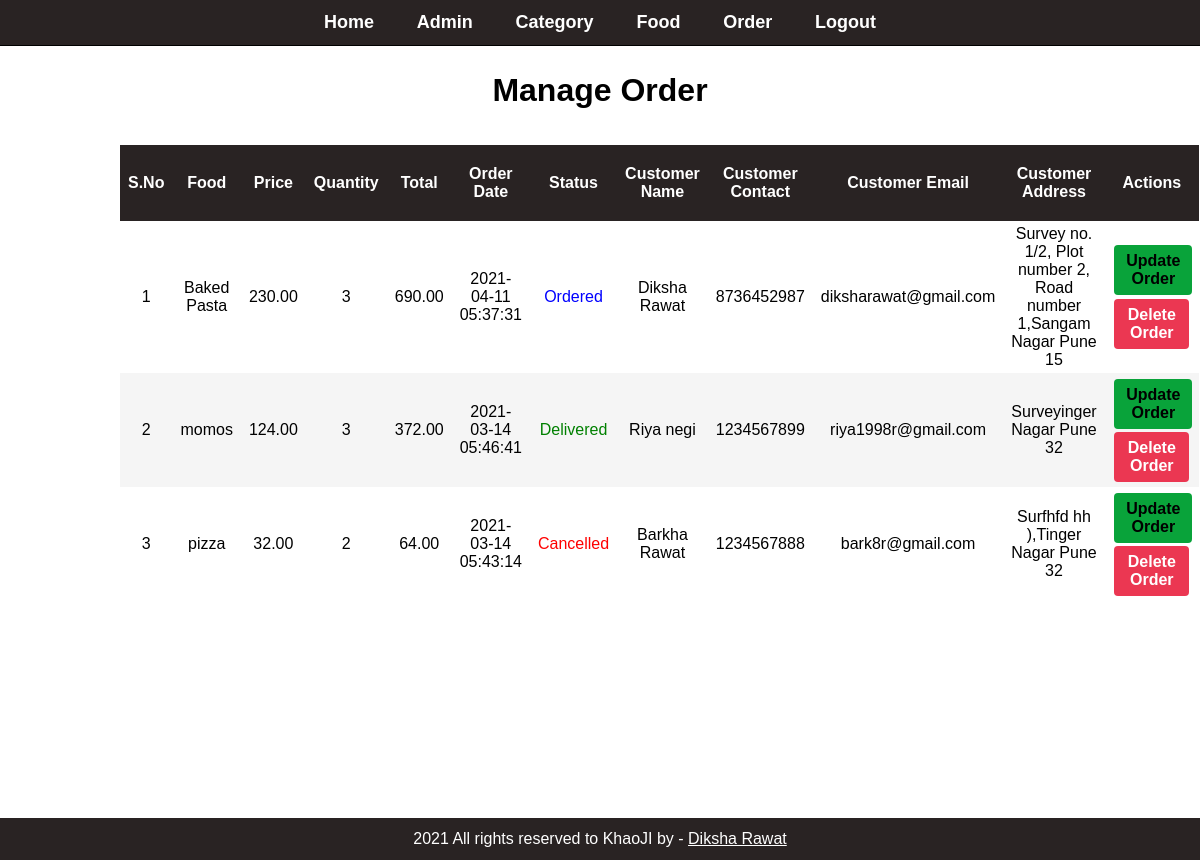
The page /admin/manage-order.php (signed in) on the database its author committed.
### tables this page shows
CREATE TABLE IF NOT EXISTS `ordertable` (
  `id` int(10) UNSIGNED NOT NULL AUTO_INCREMENT,
  `food` varchar(150) NOT NULL,
  `price` decimal(10,2) NOT NULL,
  `qty` int(11) NOT NULL,
  `total` decimal(10,2) NOT NULL,
  `order_date` datetime NOT NULL,
  `status` varchar(50) NOT NULL,
  `customer_name` varchar(150) NOT NULL,
  `customer_contact` varchar(20) NOT NULL,
  `customer_email` varchar(150) NOT NULL,
  `customer_address` varchar(255) NOT NULL,
  PRIMARY KEY (`id`)
);

### admin/manage-order.php (the view, shortened to what this page needs)
<html>
<head>
    <link rel="stylesheet" href="../css/admin.css">
</head>
<body>
<?php include('partials/menu.php'); ?>
<div class="main-content">
    <div class="wrapper">
        <h1>Manage Order</h1>
        <br /><br />
        <table class="tbl-full">
                <tr>
                    <th>S.No</th>
                    <th>Food</th>
                    <th>Price</th>
                    <th>Quantity</th>
                    <th>Total</th>
                    <th>Order Date</th>
                    <th>Status</th>
                    <th>Customer Name</th>
                    <th>Customer Contact</th>
                    <th>Customer Email</th>
                    <th>Customer Address</th>
                    <th>Actions</th>
                </tr>
            <?php
                $sql = "SELECT * FROM ordertable ORDER BY id DESC";
                $res = mysqli_query($conn, $sql);
                $count = mysqli_num_rows($res);
                $sn = 1;
                if($count > 0){
                    while($row = mysqli_fetch_assoc($res)){
                        $id = $row['id'];
                        $food = $row['food'];
                        $price = $row['price'];
                        $qty = $row['qty'];
                        $total = $row['total'];
                        $order_date = $row['order_date'];
                        $status = $row['status'];
                        $customer_name = $row['customer_name'];
                        $customer_contact = $row['customer_contact'];
                        $customer_email = $row['customer_email'];
                        $customer_address = $row['customer_address'];
                        ?>
                        <tr>
                            <td><?php echo $sn++; ?></td>
                            <td><?php echo $food; ?></td>
                            <td><?php echo $price; ?></td>
                            <td><?php echo $qty; ?></td>
                            <td><?php echo $total; ?></td>
                            <td><?php echo $order_date; ?></td>
                            <td>
                                <?php
                                    if($status == "Ordered"){
                                        echo "<label style='color: blue;'>$status</label>";
                                    }
                                    elseif($status == "On Delivery"){
                                        echo "<label style='color: orange;'>$status</label>";
                                    }
                                    elseif($status == "Delivered"){
                                        echo "<label style='color: green;'>$status</label>";
                                    }
                                    elseif($status == "Cancelled"){
                                        echo "<label style='color: red;'>$status</label>";
                                    }
                                ?>
                            </td>
                            <td><?php echo $customer_name; ?></td>
                            <td><?php echo $customer_contact; ?></td>
                            <td><?php echo $customer_email; ?></td>
                            <td><?php echo $customer_address; ?></td>
                            <td>
                                <a href="<?php echo SITEURL; ?>admin/update-order.php?id=<?php echo $id; ?>" class="btn-secondary">Update Order</a>
                                <a href="#" class="btn-danger">Delete Order</a>
                            </td>
                        </tr>
                        <?php
                    }
                }
                else{
                    ?>
                    <tr>
                        <td colspan="12"><div class="error">NO ORDERS AVAILABLE</div></td>
                    </tr>
                    <?php
                }
            ?>
        </table>
    </div>
</div>
<?php include('partials/footer.php'); ?>
</body>
</html>

### css/admin.css (style rules this page uses)
* { margin: 0; padding: 0; font-family: Arial, Helvetica, sans-serif; }
.wrapper { padding: 1%; width: 80%; margin: 0 auto; }
.tbl-full { width: 100%; }
.tbl-full { margin-bottom: 20%; border-collapse: collapse; }
.tbl-full tr th { text-align: center; background-color: rgb(41, 35, 35); color: white; padding: 20px 8px; }
.tbl-full tr:nth-child(odd) { background-color: rgb(245, 245, 245); }
.tbl-full tr td { text-align:center; padding: 4px 8px; }
.btn-primary, .btn-danger, .btn-secondary { padding: 7px 12px; border-radius: 4px; float: left; margin: 2%; }
.btn-secondary { background-color: #09a33a; color: black; text-decoration: none; font-weight: bold; }
.btn-danger { background-color: #eb3752; color: white; text-decoration: none; font-weight: bold; }
.main-content { height: 100vh; width: 100%; padding-top: 5%; }

### css/menu.css (style rules this page uses)
.wrapper h1 { text-align: center; }

### rows shown on the page
ordertable: food "Baked Pasta", price "230.00", qty "3", total "690.00", order_date "2021-04-11 05:37:31", status "Ordered", customer_name "Diksha Rawat", customer_contact "8736452987", customer_email "diksharawat@gmail.com", customer_address "Survey no. 1/2, Plot number 2, Road number 1,Sangam Nagar Pune 15"
ordertable: food "momos", price "124.00", qty "3", total "372.00", order_date "2021-03-14 05:46:41", status "Delivered", customer_name "Riya negi", customer_contact "1234567899", customer_email "riya1998r@gmail.com", customer_address "Surveyinger Nagar Pune 32"
ordertable: food "pizza", price "32.00", qty "2", total "64.00", order_date "2021-03-14 05:43:14", status "Cancelled", customer_name "Barkha Rawat", customer_contact "1234567888", customer_email "bark8r@gmail.com", customer_address "Surfhfd hh ),Tinger Nagar Pune 32"
